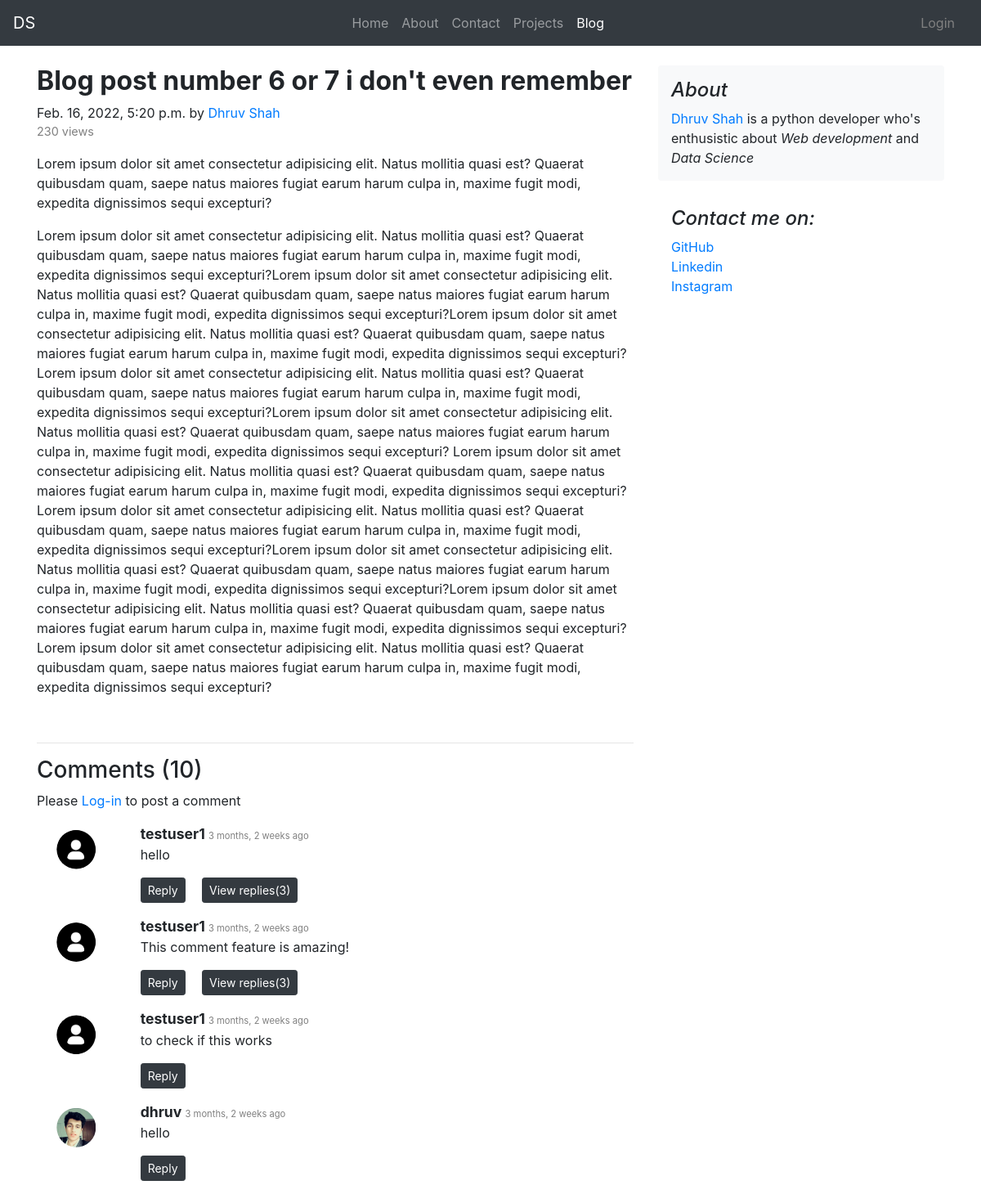
The app's page /blog/blog-post-number-6-or-7-i-dont-even-remember with its own data.
### blog/models.py (models this page shows, shortened)
class Post(models.Model):
    sno = models.AutoField(primary_key=True)
    title = models.CharField(max_length=254)
    desc = models.TextField()
    content = models.TextField()
    upload_date = models.DateTimeField(auto_now_add=True)
    update_date = models.DateTimeField(auto_now=True)
    views = models.BigIntegerField(default=0)
    slug = models.SlugField(
        max_length=200, editable=True, null=True, blank=True)
    thumbnail = models.ImageField(upload_to="blog/images/")
    def save(self, *args, **kwargs):
        self.slug = slugify(self.title, allow_unicode=True)
        super(Post, self).save(*args, **kwargs)

class BlogComment(models.Model):
    sno = models.AutoField(primary_key=True)
    comment = models.TextField()
    user = models.ForeignKey(
        User, on_delete=models.CASCADE, related_name="user_comments")
    post = models.ForeignKey(
        Post, on_delete=models.CASCADE, related_name="blog_comments")
    parent = models.ForeignKey(
        'self', on_delete=models.CASCADE, null=True, related_name="replies")
    timestamp = models.DateTimeField(auto_now_add=True)

### home/models.py (models this page shows, shortened)
class Profile(models.Model):
    user = models.OneToOneField(User, on_delete=models.CASCADE)
    profile_picture = models.ImageField(
        upload_to=upload_location, default='users/defaults/profile_pic.png')

### blog/views.py (the view)
# urls.py: path('<str:slug>', views.blogPost, name="blogPost"),
def blogPost(request, slug):
    post = Post.objects.filter(slug=slug).first()
    post.views += 1
    post.save()
    context = {'post': post}
    send_message(request)
    return render(request, "blog/blogpost.html", context)

### blog/templatetags/custom_tags.py (called while the page is built)
@register.filter(name='not_reply')
def not_reply(comment):
    return comment.filter(parent=None)

### home/extra_functions/send_message.py (called while the page is built)
def send_message(request):
    if ('message' in request.session):
        message = request.session['message']
        messages.add_message(
            request, messages.INFO, message['message_text'], extra_tags=message['extra_tags'])
        del request.session['message']

### templates/blog/blogpost.html (shortened to what this page needs)
{% extends 'base.html' %}
{% block blogactive %}active{% endblock blogactive %}
{% block body %}
{% load static %}
{% load humanize %}
{% load custom_tags %}
<div class="container mt-4">
    <div class="row">
        <div class="col-md-8 blog-main">
            <div class="blog-post">
                <h2 class="blog-post-title"><b>{{post.title}}</b></h2>
                <p style="margin-bottom:0;" class="blog-post-meta">{{post.upload_date}} by
                    <a href="#"> Dhruv Shah </a>
                </p>
                <p style="font-size:0.9rem; color:grey;"> {{post.views}} views </p>
                <p>{{post.desc|safe}}</p>
                <p>{{post.content|safe}}</p>
            </div>
            <br>
            <hr>
            <h3> Comments ({{post.blog_comments.all.count}}) </h3>
            {% if user.is_authenticated %}
                <form action="/blog/postcomment" method="post"> {% csrf_token %}
                    <input type="hidden" name="post_sno" value="{{post.sno}}">
                    <input type="hidden" name="comment_sno" value="">
                    <div class="form-group">
                        <label for="comment"> Add a comment </label>
                        <input type="text" class="form-control" id="comment_input" name="comment_input"
                            placeholder="Write a comment.." required>
                    </div>
                    <button type="submit" class="btn btn-dark" id="post_comment_button"> Post </button>
            {% else %}
                <p>Please <a data-toggle="modal" data-target="#login_modal" name="login_link" id="login_link"
                        data-dismiss="modal" aria-label="Close" class="extended-link"> Log-in</a> to post a comment </p>
            {% endif %}
            {% if not post.blog_comments.all %}
                <br>
                <h4> No comments yet. Be the first to comment. </h4>
            {% else %}
                {% for comment in post.blog_comments.all|not_reply %}
                    <div class="row my-3">
                        <div class="col-md-2 mt-2 d-flex justify-content-center">
                            <img src="/media/{{comment.user.profile.profile_picture}}"
                                style="height:3rem;clip-path: fill-box circle();">
                        </div>
                        <div class="col-md-10">
                            <b style="font-size:1.1rem;"> {{comment.user.username}} </b>
                            <span style="font-size:0.7rem; color:grey; margin:0;"> {{comment.timestamp|naturaltime}} </span>
                            <p> {{comment.comment}} </p>
                            <div class="reply">
                                {% if user.is_authenticated %}
                                <a class="btn btn-sm btn-dark mr-2" data-toggle="collapse" href="#reply_form_box{{comment.sno}}"
                                    role="button" aria-expanded="false" aria-controls="reply_form_box{{comment.sno}}">
                                    Reply
                                </a>
                                {% else %}
                                <a class="btn btn-sm btn-dark mr-2"  data-toggle="modal" data-target="#login_modal" name="login_link" id="login_link" data-dismiss="modal" aria-label="Close">
                                    Reply
                                </a>
                                {% endif %}
                                {% if comment.replies.all %}
                                <a class="btn btn-sm btn-dark mx-2" data-toggle="collapse" href="#replybox{{comment.sno}}"
                                    role="button" aria-expanded="false" aria-controls="replybox{{comment.sno}}">
                                    View replies({{comment.replies.all.count}})
                                </a>
                                {% endif %}
                            </div>
                        </div>
                    </div>
                {% endfor %}
            {% endif %}
        </div>
    <aside class="col-md-4 blog-sidebar">
        <div class="p-3 mb-3 bg-light rounded">
            <h4 class="font-italic">About</h4>
            <p class="mb-0"> <a href='/#Dhruv'>Dhruv Shah</a> is a python
                developer who's enthusistic about <em> Web development </em> and <em> Data Science </em> </p>
        </div>
        <div class="p-3">
            <h4 class="font-italic"> Contact me on: </h4>
            <ol class="list-unstyled">
                <li>
                    <a href="https://github.com/dhruv9449">GitHub</a>
                </li>
                <li>
                    <a href="https://www.linkedin.com/in/dhruvshah9449/">Linkedin</a>
                </li>
                <li>
                    <a href="https://www.instagram.com/dhruv9449/">Instagram</a>
                </li>
            </ol>
        </div>
    </aside>
</div>
</div>
{% endblock body %}

### records on screen
Post: title "Blog post number 6 or 7 i don't even remember", upload_date "Feb. 16, 2022, 5:20 p.m.", views "230", desc "Lorem ipsum dolor sit amet consectetur adipisicing elit. Natus mollitia quasi est? Quaerat quibusdam quam, saepe natus maiores fugiat earum harum culpa in, maxime fugit modi, expedita dignissimos sequi excepturi?", content "Lorem ipsum dolor sit amet consectetur adipisicing elit. Natus mollitia quasi est? Quaerat quibusdam quam, saepe natus maiores fugiat earum harum culpa in, maxime fugit modi, expedita dignissimos sequi excepturi?Lorem ipsum dolor sit amet consectetur adipisicing elit. Natus mollitia quasi est? Quaerat quibusdam quam, saepe natus maiores fugiat earum harum culpa in, maxime fugit modi, expedita dignissimos sequi excepturi?Lorem ipsum dolor sit amet consectetur adipisicing elit. Natus mollitia quasi est? Quaerat quibusdam quam, saepe natus maiores fugiat earum harum culpa in, maxime fugit modi, expedita dignissimos sequi excepturi? Lorem ipsum dolor sit amet consectetur adipisicing elit. Natus…", blog_comments.all.count "10"
BlogComment: user.profile.profile_picture (picture), user.username "testuser1", timestamp "3 months, 2 weeks ago", comment "hello", replies.all.count "3"
BlogComment: user.profile.profile_picture (picture), user.username "testuser1", timestamp "3 months, 2 weeks ago", comment "This comment feature is amazing!", replies.all.count "3"
BlogComment: user.profile.profile_picture (picture), user.username "testuser1", timestamp "3 months, 2 weeks ago", comment "to check if this works"
BlogComment: user.profile.profile_picture (picture), user.username "dhruv", timestamp "3 months, 2 weeks ago", comment "hello"
